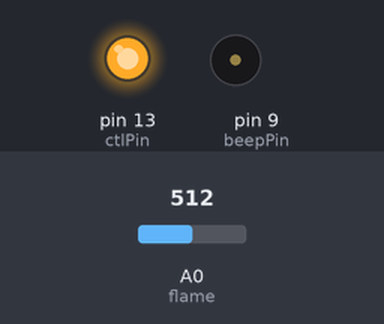
Recording of a sketch running on a simulated Arduino Uno, built with avr-gcc and run on an emulated ATmega328P. Shown: output pins drawn as LEDs (lit = HIGH), buzzer (waves = sounding, pin HIGH). The test bench sets the inputs (shaded band); at power-on: A0 (flame) = 512.

Above: at 1.3 s.
1.4 s: A0 (flame) set to 588
2.9 s: A0 (flame) set to 610
At 4.2 s:
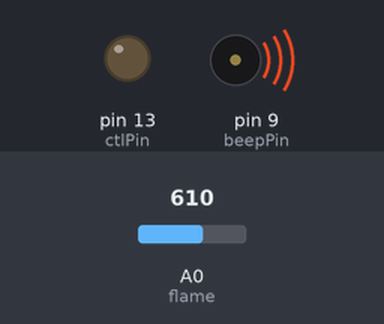
4.5 s: A0 (flame) set to 590
At 5.6 s:
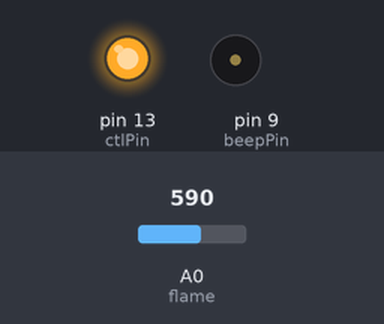
6.0 s: A0 (flame) set to 716
At 6.7 s:
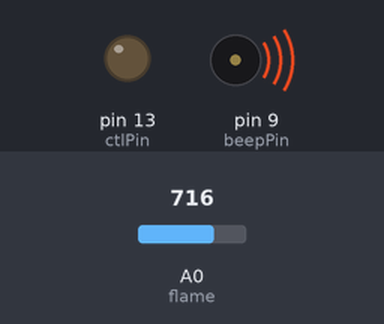
Timing chart, 0 to 8.5 s (numbered marks = the images above; inputs shaded):
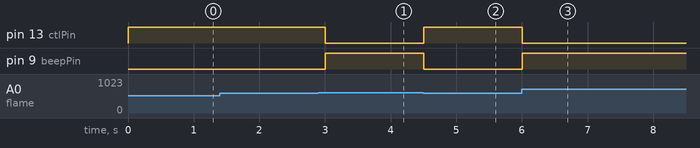

The sketch:

flame.ino
```cpp
byte ctlPin = 13;
int flame = 0;
int beepPin = 9;
int val = 0;

void setup()
{

  pinMode(ctlPin, OUTPUT);
  pinMode(beepPin, OUTPUT);
  pinMode(flame, INPUT);
  pinMode(beepPin, OUTPUT);

}

void loop()
{

  val = analogRead(flame);
  Serial.println(val);

  if ( val >= 600 ){
    digitalWrite(beepPin, HIGH);
    digitalWrite(ctlPin, LOW);
  }
  else
  {
    digitalWrite(ctlPin, HIGH);
    digitalWrite(beepPin, LOW);
  }
  delay(500);

}
```

Measured:
- the behaviour switches between 599 and 600 on A0 (flame) (found by bisection; images 0 and 1)
- after the input at 1.4 s, every drawn part: stays the same
- after the input at 2.9 s, pin 13 (ctlPin): HIGH → LOW after 0.10 s; pin 9 (beepPin): LOW → HIGH after 0.10 s
- after the input at 4.5 s, pin 13 (ctlPin): LOW → HIGH at once; pin 9 (beepPin): HIGH → LOW at once
- after the input at 6.0 s, pin 13 (ctlPin): HIGH → LOW at once; pin 9 (beepPin): LOW → HIGH at once
